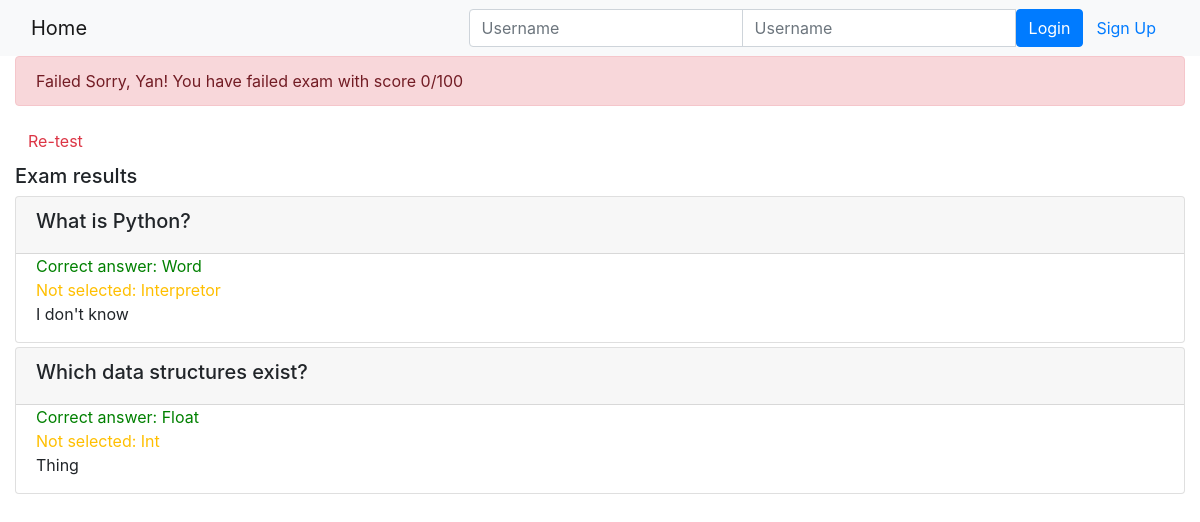
Page /onlinecourse/course/1/submission/1/result/ on the committed database.
### onlinecourse/models.py (models this page shows)
class Question(models.Model):
    course = models.ForeignKey(Course, on_delete=models.CASCADE)
    question_text = models.TextField()
    grade = models.FloatField()
    def is_get_score(self, selected_ids):
       all_answers = self.choice_set.filter(is_correct=True).count()
       selected_correct = self.choice_set.filter(is_correct=True, id__in=selected_ids).count()
       selected_incorrect = self.choice_set.filter(is_correct=False, id__in=selected_ids).count()
       if all_answers == selected_correct and selected_incorrect == 0:
           return True
       else:
           return False

class Choice(models.Model):
    choice_text = models.TextField()
    question_id = models.ForeignKey(Question, on_delete=models.CASCADE)
    is_correct = models.BooleanField()

### onlinecourse/views.py (the view)
# urls.py: path('course/<int:course_id>/submission/<int:submission_id>/result/', views.show_exam_result, name='show_exam_result'),
def show_exam_result(request, course_id, submission_id):
    context = {}
    course = Course.objects.get(pk=course_id)
    submission = Submission.objects.get(pk=submission_id)
    selected = submission.choices.all()
    score = 0
    selected_ids = []
    questions = course.question_set.all()
    for ch in selected:
        choicetoquestion = Choice.objects.get(pk=ch.id).question_id
        selected_ids.append(ch.id)
    for question in questions:
        if question.is_get_score(selected_ids):
            score = score + 1
    score = score/len(questions)*100
    context['control'] = questions
    context['course'] = course
    context['grade'] = int(score)
    context['selected_ids'] = selected_ids
    return render(request, 'onlinecourse/exam_result_bootstrap.html', context)

### onlinecourse/templates/onlinecourse/exam_result_bootstrap.html (shortened to what this page needs)
<!DOCTYPE html>
<html lang="en">
<head>
    {% load static %}
    <link rel="stylesheet" href="https://maxcdn.bootstrapcdn.com/bootstrap/4.5.2/css/bootstrap.min.css">
</head>
<body>
 <nav class="navbar navbar-light bg-light">
    <div class="container-fluid">
        <div class="navbar-header">
              <a class="navbar-brand" href="{% url 'onlinecourse:index' %}">Home</a>
        </div>
        <ul class="nav navbar-nav navbar-right">
            {% if user.is_authenticated %}
            <li>
                <a class="btn btn-link" href="#">{{ user.first_name }}({{ user.username }})</a>
                <a class="btn btn-link" href="{% url 'onlinecourse:logout' %}">Logout</a>
            </li>
            {% else %}
            <li>
                <form class="form-inline" action="{% url 'onlinecourse:login' %}" method="post">
                    <div class="input-group">
                        <input type="text" class="form-control" placeholder="Username" name="username" >
                        <input type="password" class="form-control" placeholder="Username" name="psw" >
                        <button class="btn btn-primary" type="submit">Login</button>
                        <a class="btn btn-link" href="{% url 'onlinecourse:registration' %}">Sign Up</a>
                    </div>
                </form>
            </li>
            {% endif %}
        </ul>
    </div>
</nav>
<div class="container-fluid">
    {% if grade > 80 %}
    <div class="alert alert-success">
        Congratulations, John! You have passed the exam and completed the course with score {{ grade }}/100
    </div>
        {% else %}
        <div class="alert alert-danger">
           Failed Sorry, Yan! You have failed exam with score {{ grade }}/100
        </div>
        <a class="btn btn-link text-danger" href="{% url 'onlinecourse:course_details' course.id %}">Re-test</a>
        {% endif %}
        <div class="card-columns-vertical mt-1">
        <h5 class="">Exam results</h5>
             {% for question in course.question_set.all %}
                        <div class="card mt-1">
                            <div class="card-header"><h5>{{ question.question_text}}</h5></div>
                            <div class="form-group">
                               {% for choice in question.choice_set.all %}
                                <div class="form-check">
                                    {% if choice.id in selected_ids %}
                                        <div style="color: green"> Correct answer: {{ choice.choice_text }} </div>
                                        {% else %}
                                            {% if choice.is_correct %}
                                            <div style="color: #ffbf00"> Not selected: {{ choice.choice_text }} </div>
                                            {% else %}
                                                 <div>{{ choice.choice_text }} </div>
                                            {%  endif %}
                                    {% endif %}
                                </div>
                                   {% endfor %}
                            </div>
                        </div>
                {% endfor %}
        </div>
    </div>
</body>
</html>

### rows in the picture
Question: question_text "What is Python?"
Choice: choice_text "Word"
Choice: choice_text "Interpretor"
Choice: choice_text "I don't know"
Question: question_text "Which data structures exist?"
Choice: choice_text "Float"
Choice: choice_text "Int"
Choice: choice_text "Thing"

### other values in the picture
{{ grade }} "0"
